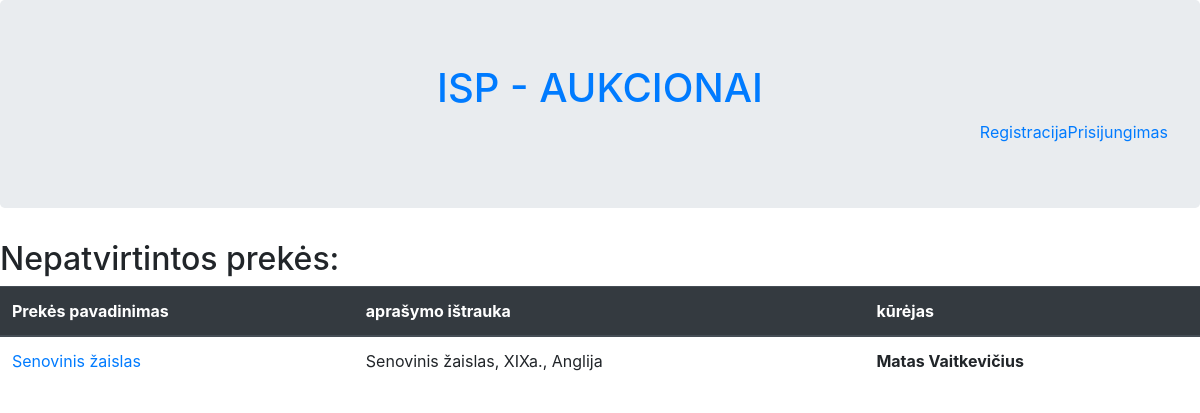
Screenshot of /nepatvirtintos.php with the database file from the repository.
### tables this page shows
CREATE TABLE `aukcionas` (
  `pradzia` datetime NOT NULL,
  `pabaiga` datetime NOT NULL,
  `min` float DEFAULT NULL,
  `max` float DEFAULT NULL,
  `galutine_kaina` float DEFAULT NULL,
  `statusas` int(11) NOT NULL,
  `id_Aukcionas` int(11) NOT NULL,
  `fk_Administratoriusid_Administratorius` int(11) DEFAULT NULL,
  `fk_Vartotojasid_Vartotojas` int(11) DEFAULT NULL,
  `fk_Prekeid_Preke` int(11) NOT NULL
);

CREATE TABLE `preke` (
  `aprasymas` varchar(255) NOT NULL,
  `data` datetime NOT NULL DEFAULT current_timestamp(),
  `pavadinimas` varchar(64) NOT NULL,
  `kategorija` int(11) NOT NULL,
  `id_Preke` int(11) NOT NULL,
  `fk_Vartotojasid_Vartotojas` int(11) NOT NULL
);

CREATE TABLE `vartotojas` (
  `vardas` varchar(32) NOT NULL,
  `pavarde` varchar(32) NOT NULL,
  `email` varchar(64) NOT NULL,
  `telefono_nr` varchar(20) DEFAULT NULL,
  `slaptazodis` varchar(32) NOT NULL,
  `likutis` decimal(10,2) NOT NULL,
  `blokuotas` tinyint(1) NOT NULL,
  `lytis` int(11) DEFAULT NULL,
  `id_Vartotojas` int(11) NOT NULL,
  `fk_Administratorius` int(11) DEFAULT NULL
);

### nepatvirtintos.php (the view, shortened to what this page needs)
<!DOCTYPE html>
<html>
    <head>
        <link rel="stylesheet" href="https://cdn.jsdelivr.net/npm/bootstrap@4.6.1/dist/css/bootstrap.min.css">
      </head>
    <body>
    <?php include("header.php");?>
        <h2>Nepatvirtintos prekės:</h2>
        <table class="table">
            <thead class="thead-dark">
                <tr>
                    <th>Prekės pavadinimas</th>
                    <th>aprašymo ištrauka</th>
                    <th>kūrėjas</th>
                </tr>
            </thead>
            <tbody>
                <?php
                $query = "SELECT * FROM aukcionas
                          INNER JOIN preke ON preke.id_Preke=aukcionas.fk_Prekeid_Preke
                          INNER JOIN vartotojas ON preke.fk_Vartotojasid_Vartotojas=vartotojas.id_Vartotojas
                          WHERE statusas=3";
                $result = mysqli_query($db, $query);
                foreach ($result as $row){
                    echo "<tr>";
                    echo "<td><a href='Prekes_langas.php?id=".$row['id_Preke']."'>".$row['pavadinimas']."</a></td>";
                    echo "<td>". $row['aprasymas'] ."</td>";
                    echo "<th>" . $row['vardas'] . " " . $row['pavarde'] . "</th>";
                    echo "</tr>";
                }
                ?>
            </tbody>
        </table>
    </body>
</html>

### rows the page displays
aukcionas: fk_Prekeid_Preke.pavadinimas "Senovinis žaislas", fk_Prekeid_Preke.aprasymas "Senovinis žaislas, XIXa., Anglija", vartotojas.vardas "Matas", vartotojas.pavarde "Vaitkevičius"
